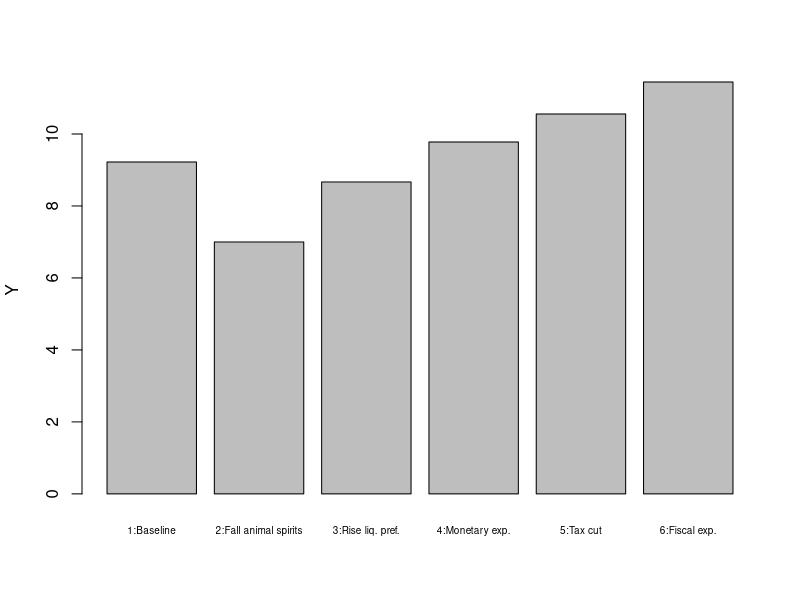
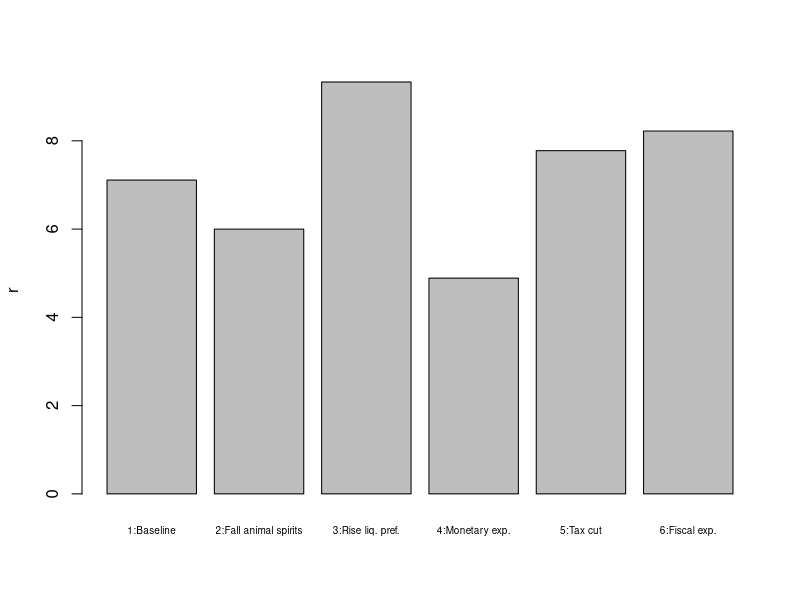
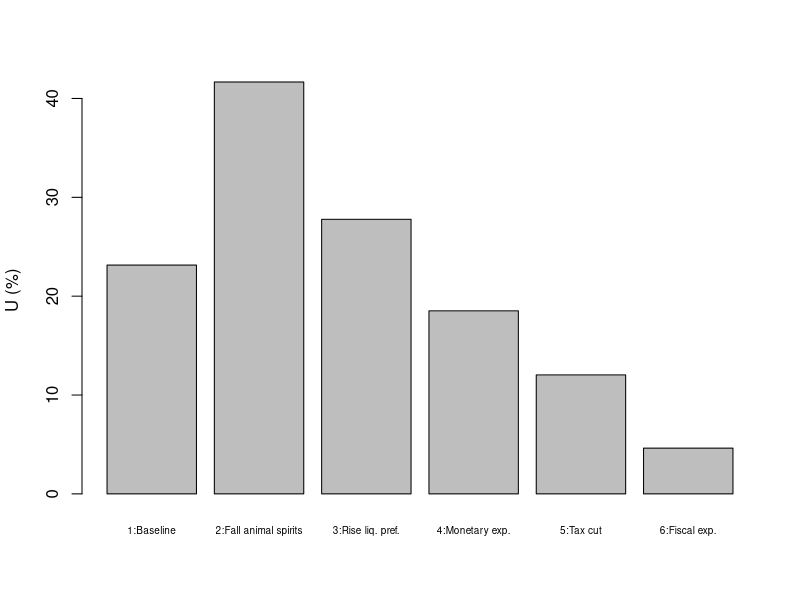
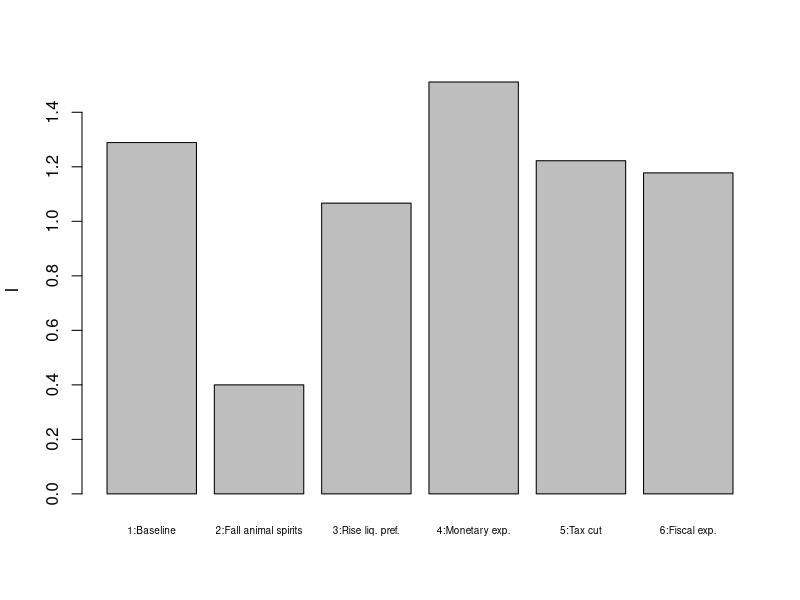
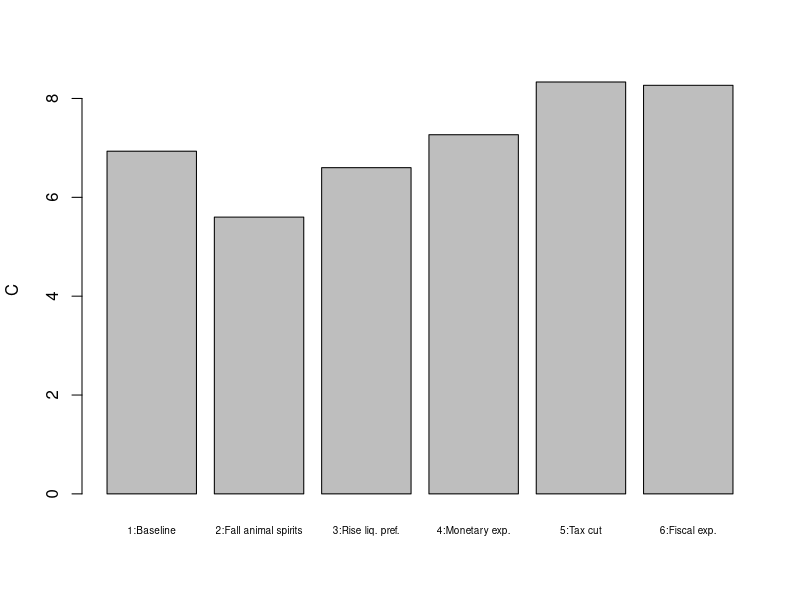
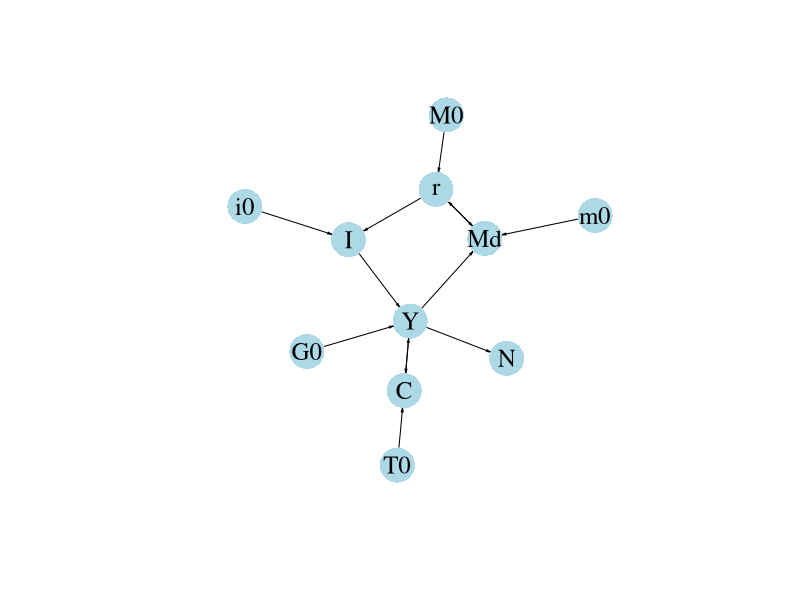

These charts were generated, in order, by the following R code:
## ---- chunk 1
#Clear the environment
rm(list=ls(all=TRUE))

# Set number of scenarios (including baseline)
S=6

#Create vector in which equilibrium solutions from different parameterisations will be stored
Y_star=vector(length=S) # Income/output
C_star=vector(length=S) # Consumption
I_star=vector(length=S) # Investment
r_star=vector(length=S) # Real interest rate
N_star=vector(length=S) # Employment
U_star=vector(length=S) # Unemployment rate

# Set exogenous variables that will be shifted
i0=vector(length=S) # autonomous investment
m0=vector(length=S) # Autonomous demand for money
M0=vector(length=S) # money supply
G0=vector(length=S) # government spending
T0=vector(length=S) # taxes
i0[]=2
m0[]=6
M0[]=5   
G0[]=1   
T0[]=1

## Construct scenarios
# scenario 2: fall in animal spirits
i0[2]=1
 
#scenario 3: increase in liquidity preference
m0[3]=7

# scenario 4: monetary expansion 
M0[4]=6

# scenario 5: reduction in tax rate
T0[5]=0  

# scenario 6: fiscal expansion
G0[6]=2 


#Set constant parameter values
c0=2   # Autonomous consumption
c1=0.6 # Sensitivity of consumption with respect to the income (marginal propensity to consume)
i1=0.1 # Sensitivity of investment with respect to the interest rate
m1=0.2 # Sensitivity of money demand with respect to income
m2=0.4 # Sensitivity of money demand with respect to interest rate
a=1.5  # labour coefficient
Nf=18  # Full employment/labour force

# Initialise endogenous variables at some arbitrary positive value 
Y=1
C=1
I=1
r=1

#Solve this system numerically through 1000 iterations based on the initialisation

for (i in 1:S){
  
  for (iterations in 1:1000){
    
    #Model equations
    
    # Goods market equilibrium
    Y = C + I + G0[i]
    
    # Consumption demand
    C = c0 + c1*(Y-T0[i])
    
    # Investment demand
    I = i0[i] - i1*r
    
    # Money market, solved for interest rate
    r = (m0[i] - M0[i])/m2 + m1*Y/m2
    
    # Employment
    N = a*Y 
    
    #Unemployment rate
    U = (1 - N/Nf)
    
  }
  #Save results for different parameterisations in vector
  Y_star[i]=Y
  C_star[i]=C
  I_star[i]=I
  r_star[i]=r
  N_star[i]=N
  U_star[i]=U
}

## ---- chunk 2
#| label: fig-output
#| fig-cap: Output
barplot(Y_star, ylab="Y", names.arg=c("1:Baseline", "2:Fall animal spirits", "3:Rise liq. pref.",
                                      "4:Monetary exp.", "5:Tax cut", "6:Fiscal exp."), cex.names = 0.6)
## ---- chunk 3
#| label: fig-r
#| fig-cap: Interest rate
barplot(r_star, ylab="r", names.arg=c("1:Baseline", "2:Fall animal spirits", "3:Rise liq. pref.",
                                      "4:Monetary exp.", "5:Tax cut", "6:Fiscal exp."), cex.names = 0.6)
## ---- chunk 4
#| label: fig-U
#| fig-cap: Unemployment
barplot(U_star*100, ylab="U (%)", names.arg=c("1:Baseline", "2:Fall animal spirits", "3:Rise liq. pref.",
                                              "4:Monetary exp.", "5:Tax cut", "6:Fiscal exp."), cex.names = 0.6)

## ---- chunk 5
#| label: fig-I
#| fig-cap: Investment
barplot(I_star, ylab="I", names.arg=c("1:Baseline", "2:Fall animal spirits", "3:Rise liq. pref.",
                                      "4:Monetary exp.", "5:Tax cut", "6:Fiscal exp."), cex.names = 0.6)
## ---- chunk 6
#| label: fig-C
#| fig-cap: Consumption
barplot(C_star, ylab="C", names.arg=c("1:Baseline", "2:Fall animal spirits", "3:Rise liq. pref.",
                                      "4:Monetary exp.", "5:Tax cut", "6:Fiscal exp."), cex.names = 0.6)
## ---- chunk 7
#| label: fig-N
#| fig-cap: Employment
# barplot(N_star, ylab="N", names.arg=c("1:Baseline", "2:Fall animal spirits", "3:Rise liq. pref.",
#                                       "4:Monetary exp.", "5:Tax cut", "6:Fiscal exp."))
## ---- chunk 8
Y_star[6]-Y_star[1] # numerical approach

m2/((1-c1)*m2+i1*m1) # analytical approach
## ---- chunk 9
#| label: fig-DAG
#| fig-cap: Directed graph of IS-LM model
#| message: false

# Construct auxiliary Jacobian matrix for 11 variables: Y, C, I, G, T, r, M0, N, i0, m0, Md
# where non-zero elements in regular Jacobian are set to 1 and zero elements are unchanged

M_mat=matrix(c(0,1,1,1,0,0,0,0,0,0,0,
              1,0,0,0,1,0,0,0,0,0,0,
              0,0,0,0,0,1,0,0,1,0,0,
              0,0,0,0,0,0,0,0,0,0,0,
              0,0,0,0,0,0,0,0,0,0,0,
              0,0,0,0,0,0,1,0,0,0,1,
              0,0,0,0,0,0,0,0,0,0,0,
              1,0,0,0,0,0,0,0,0,0,0,
              0,0,0,0,0,0,0,0,0,0,0,
              0,0,0,0,0,0,0,0,0,0,0,
              1,0,0,0,0,1,0,0,0,1,0), 11, 11, byrow=TRUE)

# Create adjacency matrix from transpose of auxiliary Jacobian and add column names
A_mat=t(M_mat)
colnames(A_mat) = c("Y", "C", "I", "G0", "T0", "r", "M0", "N", "i0", "m0", "Md")

# Create and plot directed graph from adjacency matrix
library(igraph)
dg= graph_from_adjacency_matrix(A_mat, mode="directed", weighted=NULL)
plot(dg, main="", vertex.size=20, vertex.color="lightblue", 
     vertex.label.color="black", edge.arrow.size=0.2, edge.width=1,
     edge.arrow.width=0.8, edge.color="black", vertex.label.cex=1.5, vertex.frame.color="NA", margin=0)
